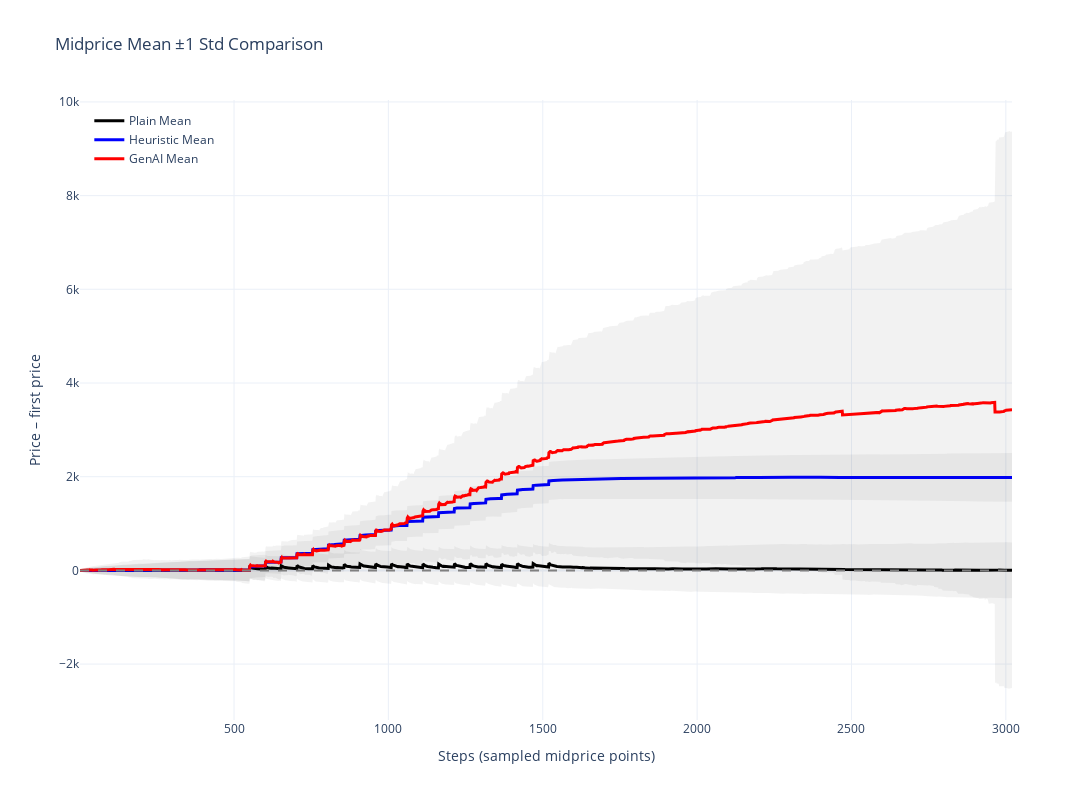

This figure's notebook cell:
### Code cell
import yaml

# Your experiments

# Colors for each experiment
colors = {
    "Plain": 'black',
    "Heuristic": 'blue',
    "GenAI": 'red',
}

fig = go.Figure()

for label, exp_name in experiments.items():
    # === Load config ===
    CONFIG_PATH = f"/app/data_saved/{exp_name}/used_config.yaml"
    with open(CONFIG_PATH, 'r') as f:
        config = yaml.safe_load(f)

    num_insertions      = config["num_insertions"]
    num_coolings        = config["num_coolings"]
    midprice_step_size  = config["midprice_step_size"]
    hist_msgs           = config["n_messages"]
    n_gen_msgs          = config["n_gen_msgs"]

    # === Build series ===
    merged = summary_table(exp_name)
    x, all_series = build_zero_padded_series(hist_msgs, n_gen_msgs, midprice_step_size, merged)
    hist_steps = hist_msgs // midprice_step_size
    gen_steps  = n_gen_msgs // midprice_step_size
    gen_block  = gen_steps + 1

    # === Mean & Std ===
    mean_series = all_series.mean(axis=0)
    std_series = all_series.std(axis=0)

    # ±1 std band
    fig.add_trace(go.Scatter(
        x=np.concatenate([x, x[::-1]]),
        y=np.concatenate([mean_series + std_series, (mean_series - std_series)[::-1]]),
        fill='toself', fillcolor='rgba(0,0,0,0.05)',
        line=dict(color='rgba(0,0,0,0)'), hoverinfo='skip',
        showlegend=False
    ))

    # Mean line
    fig.add_trace(go.Scatter(
        x=x, y=mean_series, mode='lines',
        name=f"{label} Mean", line=dict(color=colors[label], width=3)
    ))

# Add reference lines
fig.add_hline(y=0, line=dict(color='gray', dash='dash'), name="Zero line")

fig.update_layout(
    title="Midprice Mean ±1 Std Comparison",
    xaxis_title="Steps (sampled midprice points)",
    yaxis_title="Price – first price",
    template="plotly_white",
    hovermode="x unified",
    height=800,
    width=1200,
    legend=dict(x=0.01, y=0.99),
)
fig.show()

### Figure 1 — Plotly figure (JSON) as saved in the notebook; plotly's stock layout.template omitted (floating-point values rounded to 4 significant figures; data arrays with more than 128 entries replaced by an {"elided": "..."} marker saying what was removed)
{"data": [{"fill": "toself", "fillcolor": "rgba(0,0,0,0.05)", "hoverinfo": "skip", "line": {"color": "rgba(0,0,0,0)"}, "showlegend": false, "type": "scatter", "x": {"elided": "6040 int values"}, "y": {"elided": "6040 float values"}}, {"line": {"color": "black", "width": 3}, "mode": "lines", "name": "Plain Mean", "type": "scatter", "x": {"elided": "3020 int values"}, "y": {"elided": "3020 float values"}}, {"fill": "toself", "fillcolor": "rgba(0,0,0,0.05)", "hoverinfo": "skip", "line": {"color": "rgba(0,0,0,0)"}, "showlegend": false, "type": "scatter", "x": {"elided": "6040 int values"}, "y": {"elided": "6040 float values"}}, {"line": {"color": "blue", "width": 3}, "mode": "lines", "name": "Heuristic Mean", "type": "scatter", "x": {"elided": "3020 int values"}, "y": {"elided": "3020 float values"}}, {"fill": "toself", "fillcolor": "rgba(0,0,0,0.05)", "hoverinfo": "skip", "line": {"color": "rgba(0,0,0,0)"}, "showlegend": false, "type": "scatter", "x": {"elided": "6040 int values"}, "y": {"elided": "6040 float values"}}, {"line": {"color": "red", "width": 3}, "mode": "lines", "name": "GenAI Mean", "type": "scatter", "x": {"elided": "3020 int values"}, "y": {"elided": "3020 float values"}}], "layout": {"height": 800, "hovermode": "x unified", "legend": {"x": 0.01, "y": 0.99}, "shapes": [{"line": {"color": "gray", "dash": "dash"}, "name": "Zero line", "type": "line", "x0": 0, "x1": 1, "xref": "x domain", "y0": 0, "y1": 0, "yref": "y"}], "title": {"text": "Midprice Mean ±1 Std Comparison"}, "width": 1200, "xaxis": {"title": {"text": "Steps (sampled midprice points)"}}, "yaxis": {"title": {"text": "Price – first price"}}}}
